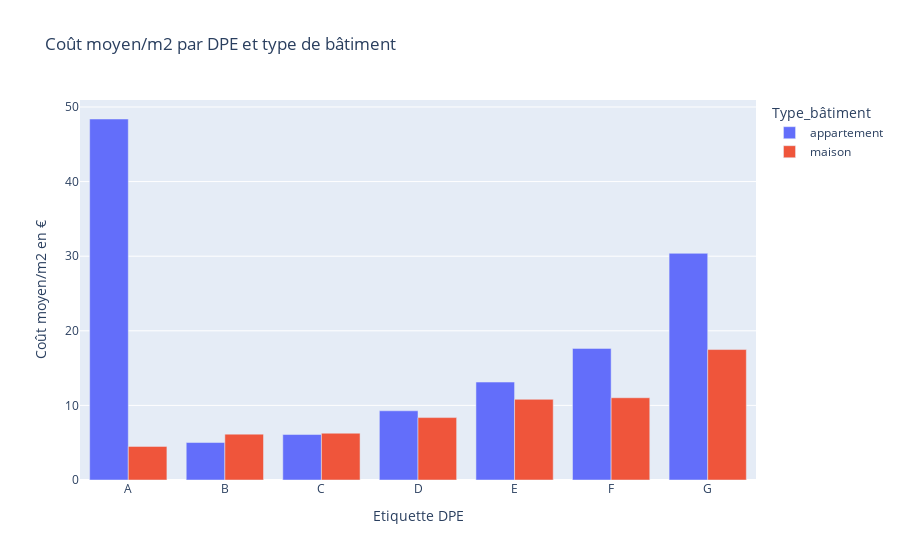

Notebook source saved alongside this figure:
### Code cell
fig = px.bar(df_filter_without_im, x='Etiquette_DPE', y='coût_moyen_par_m2_en_euros', color='Type_bâtiment', barmode='group',
             title='Coût moyen/m2 par DPE et type de bâtiment',
             labels={'Etiquette_DPE': 'Etiquette DPE', 'coût_moyen_par_m2_en_euros': 'Coût moyen/m2 en €'},
             category_orders={'Etiquette_DPE': ['A', 'B', 'C', 'D', 'E', 'F', 'G']},
             height=400)

fig.show()

### Figure 1 — Plotly figure (JSON) as saved in the notebook; plotly's stock layout.template omitted (floating-point values rounded to 4 significant figures)
{"data": [{"alignmentgroup": "True", "hovertemplate": "Type_bâtiment=appartement<br>Etiquette DPE=%{x}<br>Coût moyen/m2 en €=%{y}<extra></extra>", "legendgroup": "appartement", "marker": {"color": "#636efa", "pattern": {"shape": ""}}, "name": "appartement", "offsetgroup": "appartement", "orientation": "v", "showlegend": true, "textposition": "auto", "type": "bar", "x": ["A", "B", "C", "D", "E", "F", "G"], "xaxis": "x", "y": [48.39, 5.024, 6.096, 9.277, 13.13, 17.64, 30.38], "yaxis": "y"}, {"alignmentgroup": "True", "hovertemplate": "Type_bâtiment=maison<br>Etiquette DPE=%{x}<br>Coût moyen/m2 en €=%{y}<extra></extra>", "legendgroup": "maison", "marker": {"color": "#EF553B", "pattern": {"shape": ""}}, "name": "maison", "offsetgroup": "maison", "orientation": "v", "showlegend": true, "textposition": "auto", "type": "bar", "x": ["A", "B", "C", "D", "E", "F", "G"], "xaxis": "x", "y": [4.506, 6.149, 6.272, 8.367, 10.81, 11.03, 17.48], "yaxis": "y"}], "layout": {"autosize": true, "barmode": "group", "legend": {"title": {"text": "Type_bâtiment"}, "tracegroupgap": 0}, "title": {"text": "Coût moyen/m2 par DPE et type de bâtiment"}, "xaxis": {"anchor": "y", "autorange": true, "categoryarray": ["A", "B", "C", "D", "E", "F", "G"], "categoryorder": "array", "domain": [0, 1], "range": [-0.5, 6.5], "title": {"text": "Etiquette DPE"}, "type": "category"}, "yaxis": {"anchor": "x", "autorange": true, "domain": [0, 1], "range": [0, 50.94], "title": {"text": "Coût moyen/m2 en €"}, "type": "linear"}}}
